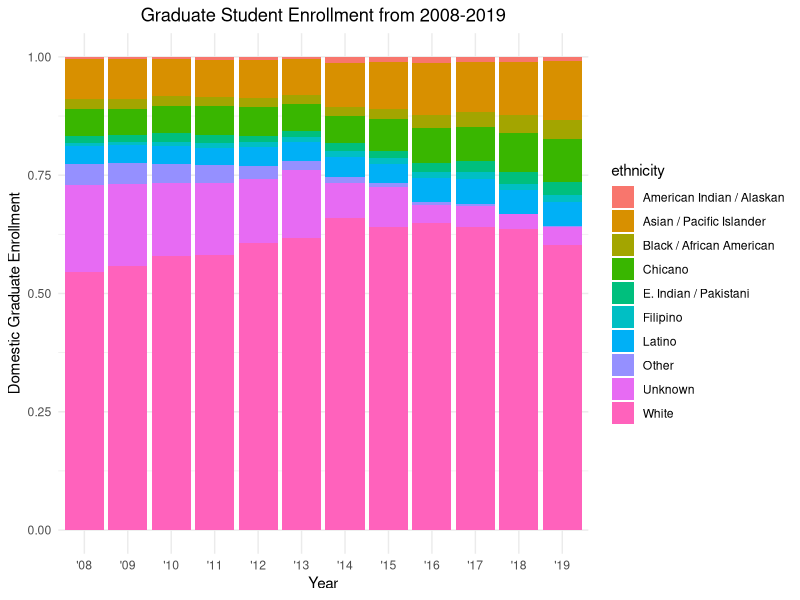

Here is the R script that generated this plot:
## ---- chunk 1
knitr::opts_chunk$set(echo = TRUE)

# Attaching packages
library(tidyverse)
library(here)
library(dplyr)

## ---- chunk 2
# Read in data
ucsb_grad <- read_csv(here("data", "ucsb_grad_data.csv"))
## ---- chunk 3
ggplot(data = ucsb_grad, aes(x = year_abbr, y = domestic_enrollment, fill = ethnicity)) +
  geom_col(position = "fill") +
  labs(x = "Year",
       y = "Domestic Graduate Enrollment",
       title = "Graduate Student Enrollment from 2008-2019") +
  theme_minimal() +
  theme(plot.title = element_text(hjust = 0.5))
